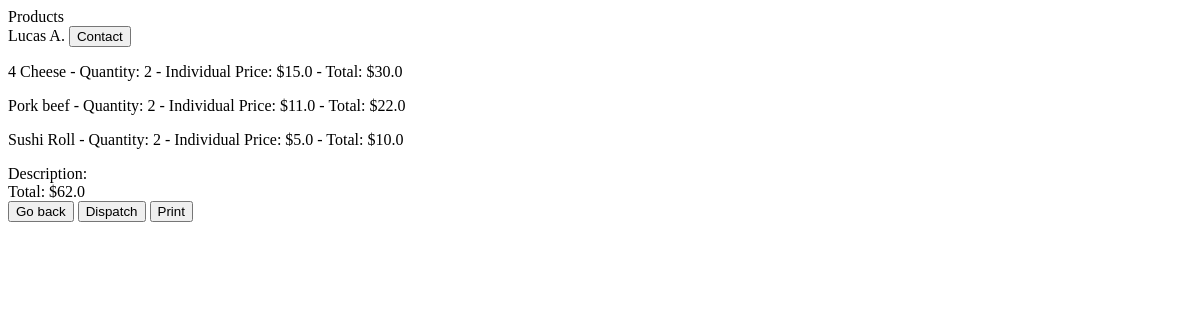
Before: /manage/1 with the older database file.
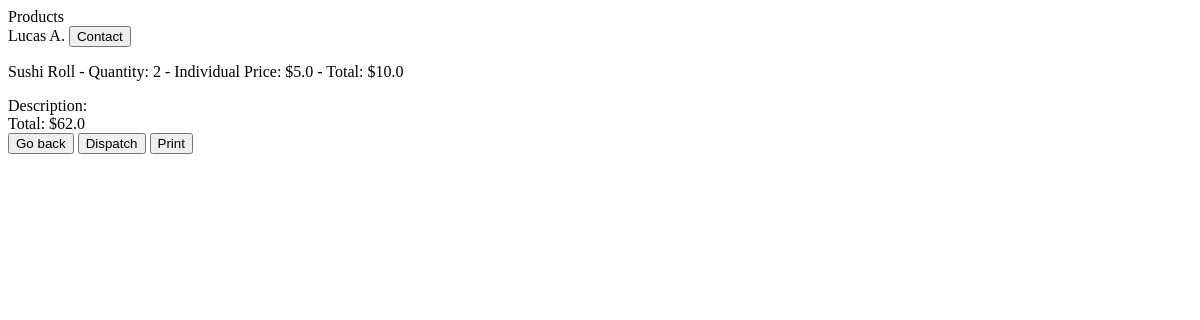
After: the same page with the newer database file.
### Bot/models.py (models this page shows, shortened)
class Order_Products(models.Model):
    order_id = models.ForeignKey(Orders, on_delete=models.CASCADE)
    product_id = models.ForeignKey(Products, on_delete=models.CASCADE)
    quantity = models.IntegerField()
    total = models.FloatField()
    class Meta: verbose_name_plural = 'Order_Products'

class Products(models.Model):
    name = models.CharField(max_length=80)
    price = models.FloatField()
    image = models.ImageField(upload_to=MEDIA_ROOT,blank=True, null=True)
    description = models.TextField(blank=True)
    category = models.ForeignKey(
        Categories,
        on_delete=models.CASCADE
    )
    class Meta: verbose_name_plural = 'Prodcuts'

### Bot/views.py (the view, shortened to what this page needs)
# urls.py: path('manage/<int:id>', manage_order, name='manage_order'),
def manage_order(request, id):
    p_order = Order_Products.objects.filter(order_id = id)
    order = Orders.objects.get(id = id)
    return render(request, 'Manage/manage_order.html', {'products' : p_order, 'order' : order})

### Bot/templates/Manage/manage_order.html (shortened to what this page needs)
{% block content %}
{{ order.contact_id.name }} <a href="{{ order.contact_id.get_absolute_url }}"><button type="button">Contact</button></a>
{% for product in products %}
    <p>{{ product.product_id.name }} - Quantity: {{ product.quantity }} - Individual Price: ${{ product.product_id.price }} - Total: ${{ product.total }}</p>
{% endfor %}
    Description: {{ order.observation }}<br>
    Total: ${{ order.total_value }}
    <form method="POST"> {% csrf_token %}
            <a href="{% url 'manage' %}"><button type="button">Go back</button></a>
        {% if order.status == 'Preparing' %}
            <input type="submit" value="Dispatch" name="button_dispatch">
        {% endif %}
        <input type="submit" value="Print" name="print">
        </form>
{% endblock %}

Changed rows visible on the page:
removed Order_Products: product_id.name "4 Cheese", quantity "2", product_id.price "15.0", total "30.0"
removed Order_Products: product_id.name "Pork beef", quantity "2", product_id.price "11.0", total "22.0"
